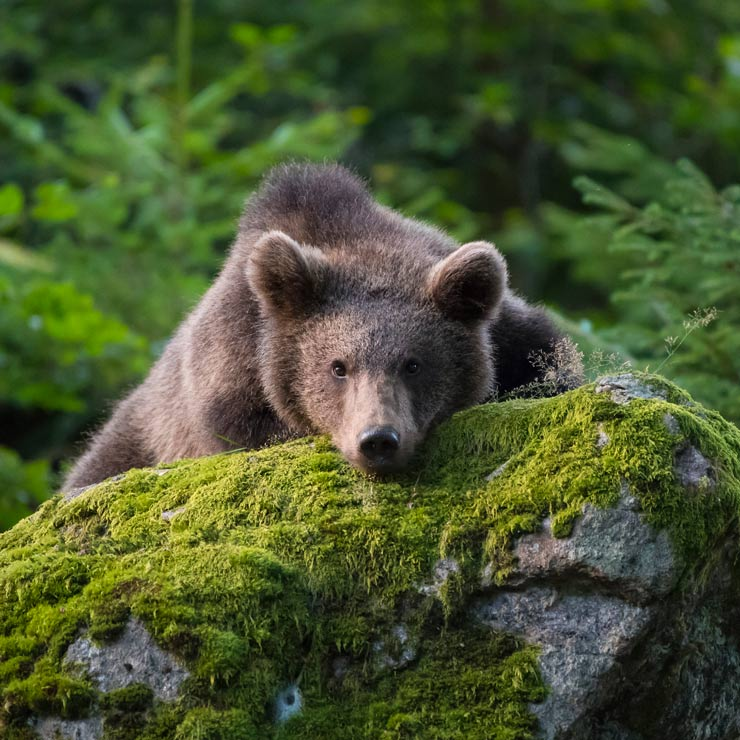
#> input picture image/bear.jpg, 740 x 740 px
$ python OpenCVDemo2.py
#> lines starting #> are read from the running program, lines starting #| are printed output that depends on the picture
import cv2

# Load image as BGR
i = cv2.imread("./image/bear.jpg")
#> i is the input picture: shape (740, 740, 3); mean B, G, R 47.6, 85.6, 72.9

# Resize image to width=300, height=200
resized = cv2.resize(i, (300, 200))
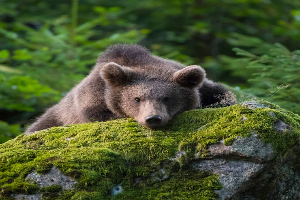
#> resized: shape (200, 300, 3); mean B, G, R 47.5, 85.5, 72.8

# Flip image horizontally (mirror effect)
#0 = flips horizontal
#1 = flips vertical
#-1 = flips both horizontal and vertical
flipped = cv2.flip(resized, 1)
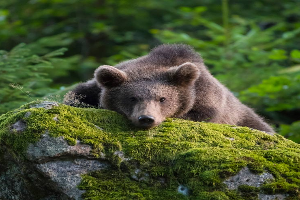
#> flipped: shape (200, 300, 3); mean B, G, R 47.5, 85.5, 72.8

# Convert image to grayscale
gray = cv2.cvtColor(flipped, cv2.COLOR_BGR2GRAY)
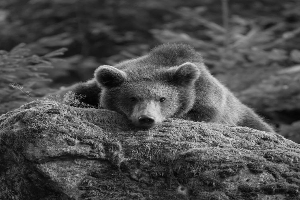
#> gray: shape (200, 300); min 1, max 239, mean 77.4

# Crop image to x=10, y=20, width=100, height=100
cropped = gray[20:120, 10:110]
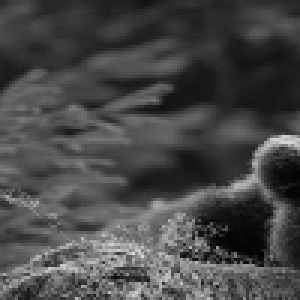
#> cropped: shape (100, 100) (shown 3 times larger); min 1, max 220, mean 71.8

# Save the processed images
cv2.imwrite("./image/saveImg/bear_resized.jpg", resized)
cv2.imwrite("./image/saveImg/bear_flipped.jpg", flipped)
cv2.imwrite("./image/saveImg/bear_grayscale.jpg", gray)
cv2.imwrite("./image/saveImg/bear_cropped.jpg", cropped)

# Display the original and processed images
cv2.imshow("Original", i)
cv2.imshow("Resized", resized)
cv2.imshow("Flipped", flipped)
cv2.imshow("Grayscale", gray)
cv2.imshow("Cropped", cropped)

# Wait 5 seconds for keypress
cv2.waitKey(5000) # 0 for waiting forever

# Release and close all windows
cv2.destroyAllWindows()

$ run again, with image/fruits.webp saved as image/bear.jpg
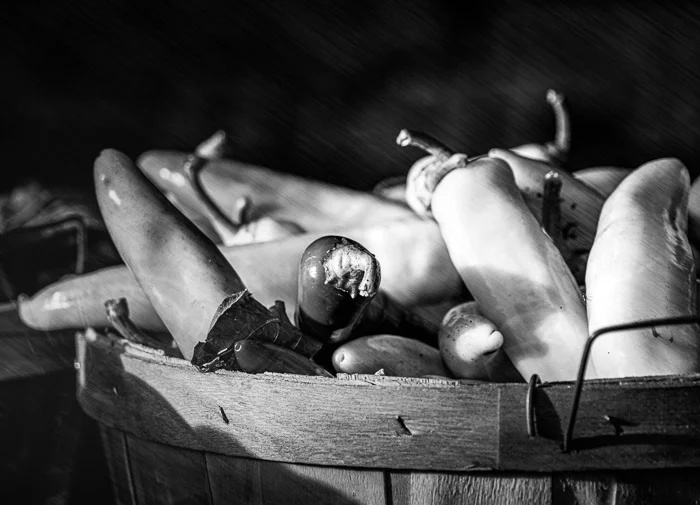
#> input picture image/fruits.webp, 700 x 505 px
#> i is the input picture: shape (505, 700, 3); min 0, max 255, mean 74.2
#> `flipped = cv2.flip(resized, 1)`:
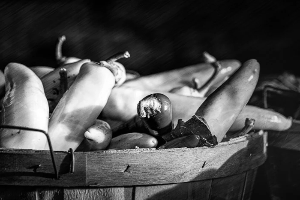
#> flipped: shape (200, 300, 3); min 0, max 255, mean 74.1
#> `cropped = gray[20:120, 10:110]`:
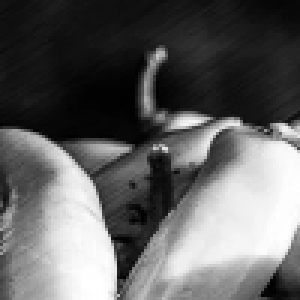
#> cropped: shape (100, 100) (shown 3 times larger); min 0, max 255, mean 97.6
